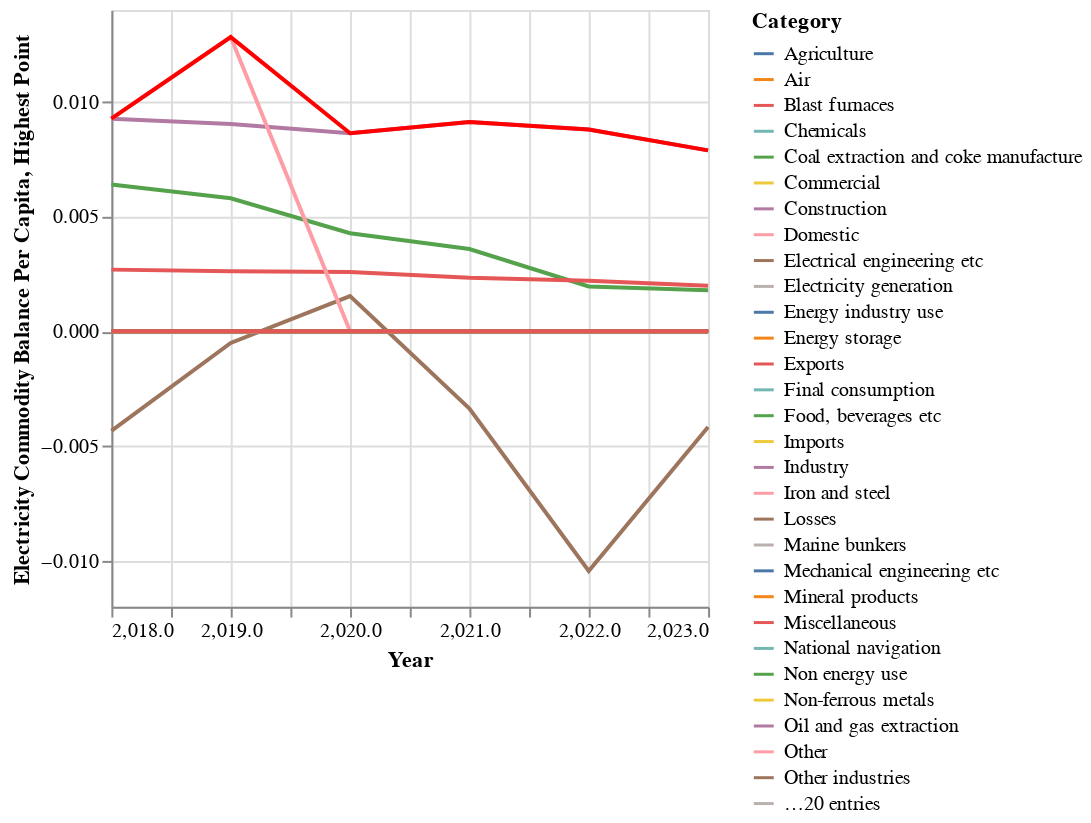

The notebook cell saved with this chart:
### Code cell
# prompt: Using dataframe electricitycb: can i get a line chart of the electricty commodity balance per capita where one line is the highest points

# Import necessary libraries
import altair as alt
import pandas as pd

# Create a new column for the highest points
electricitycb['Highest Point'] = electricitycb.groupby('Year')['Electricity Commodity Balance Per Capita'].transform('max')

# Create a line chart with two lines
chart = alt.Chart(electricitycb).mark_line().encode(
    x='Year',
    y='Electricity Commodity Balance Per Capita',
    color=alt.Color('Category', legend=alt.Legend(title='Category'))
)
chart2 = alt.Chart(electricitycb).mark_line(color='red').encode(
    x='Year',
    y='Highest Point',
)
final_chart = chart + chart2
final_chart

### Figure 1 — Vega-Lite specification as saved in the notebook (floating-point values rounded to 4 significant figures; data arrays with more than 128 entries replaced by an {"elided": "..."} marker saying what was removed)
{"config": {"view": {"continuousWidth": 300, "continuousHeight": 300}}, "layer": [{"mark": {"type": "line"}, "encoding": {"color": {"field": "Category", "legend": {"title": "Category"}, "type": "nominal"}, "x": {"field": "Year", "type": "quantitative"}, "y": {"field": "Electricity Commodity Balance Per Capita", "type": "quantitative"}}}, {"mark": {"type": "line", "color": "red"}, "encoding": {"x": {"field": "Year", "type": "quantitative"}, "y": {"field": "Highest Point", "type": "quantitative"}}}], "data": {"name": "data-9372980d3ee041e14d275c377023551c"}, "$schema": "https://vega.github.io/schema/vega-lite/v5.20.1.json", "datasets": {"data-9372980d3ee041e14d275c377023551c": {"elided": "300 records"}}}
